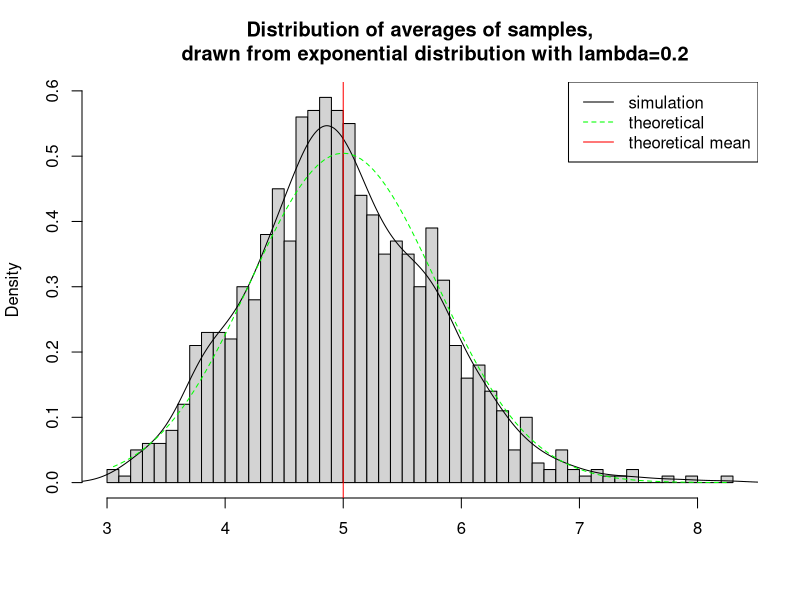
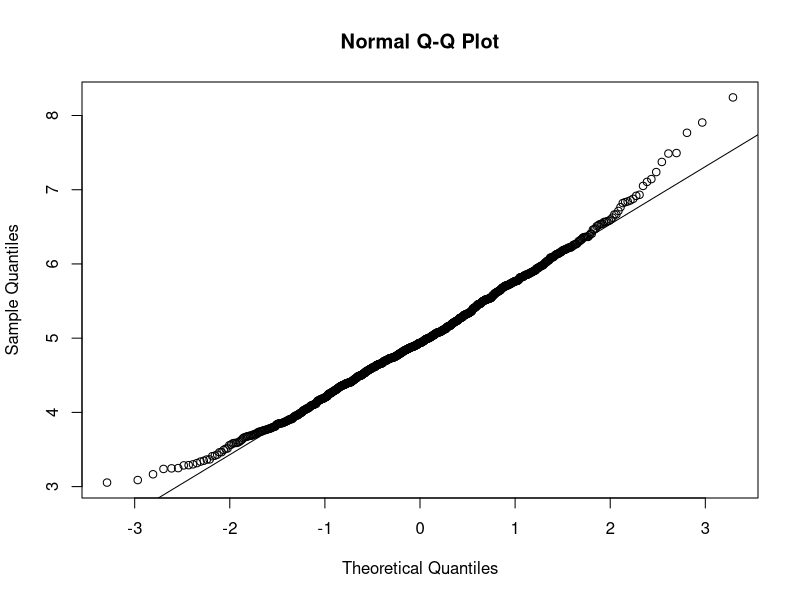
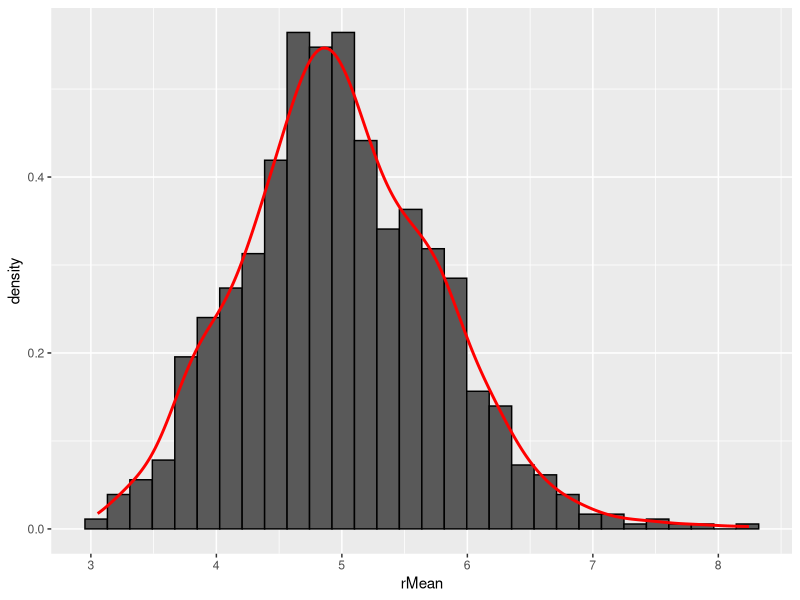

Write R code to recreate these figures, in order.
## ---- chunk 1
# Set seed
set.seed(456)
# Set lambda
lambda <- 0.2
# 1000 simulations with 40 samples 
sampleSize <- 40
nSim <- 1000

# Performing the 1000 simulations
simExp <- matrix(rexp(nSim*sampleSize, rate=lambda), nSim, sampleSize)
# Averages of 40 exponentials
rMean <- rowMeans(simExp)
## ---- chunk 2
# Presenting Summary
summary(rMean)
## ---- chunk 3
# Sample mean
sampleMean <- mean(rMean)
sampleMean

# Theoretical mean
tMean <- 1/lambda
tMean

# Plot histogram of averages
hist(rMean, breaks=50, prob=TRUE,
     main="Distribution of averages of samples,
     drawn from exponential distribution with lambda=0.2",
     xlab="")
# Density of averages of the samples
lines(density(rMean))
# Theoretical center of distribution
abline(v=1/lambda, col="red")
# Theoretical density of the averages of samples
xfit <- seq(min(rMean), max(rMean), length=100)
yfit <- dnorm(xfit, mean=1/lambda, sd=(1/lambda/sqrt(sampleSize)))
lines(xfit, yfit, pch=22, col="green", lty=2)
# Adding legend
legend('topright', c("simulation", "theoretical", "theoretical mean"), lty=c(1,2,1), col=c("black", "green", "red"))
## ---- chunk 4
# Theoretical variance
tVar <- (1/lambda)^2/sampleSize
round(tVar,3)

# Sample variance
round(var(rMean), 3)

# Theoretical standard error
tse <- 1/(lambda*sqrt(sampleSize))
round(tse, 3)

# Sample standard error
round(sd(rMean), 3)

# qqplot visualization
qqnorm(rMean); qqline(rMean)
## ---- chunk 5
library(ggplot2)

vis <- data.frame(rMean)
a <- ggplot(vis, aes(x = rMean))
a <- a + geom_histogram(aes(y=..density..), colour="black")
a + geom_density(colour="red", size=1)
